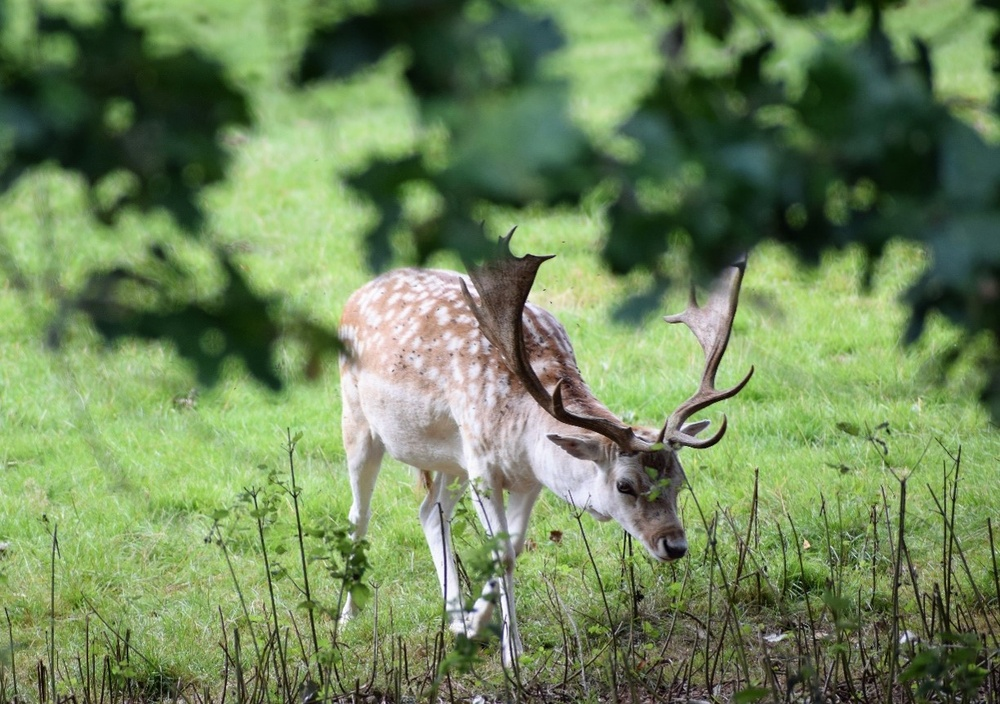
#> input picture Tutorials/Week-2/sample_img.jpg, 1000 x 704 px, shrunk from 1224 x 862 before the run, found by its file name
$ python imv_wk2.py
#> lines starting #> are read from the running program, lines starting #| are printed output that depends on the picture
# -*- coding: utf-8 -*-
"""Tutorial_Two.ipynb

Automatically generated by Colaboratory.

Original file is located at
    https://colab.research.google.com/drive/1ov6umi-j15xz_vYT1GQL8LlSkCEaswUp

# Import the matplotlib package

* Can be used to creating static, animated, and interactive visualisations in Python
* plotting in a MATLAB style
"""

import matplotlib.pyplot as plt
import numpy as np

"""# Plotting"""

x = [-2, -1, 0, 1, 2]
y = [10, 100, 200, 500, 1000]
# plt.plot(x, y)
#plt.show()

"""* Add labels"""

# [4 lines of commented-out code are left out]

"""* Change colour/marker and specify axes"""

# [5 lines of commented-out code are left out]

"""* Scatter plot"""

x = np.arange(10)
y = np.arange(10)
c = np.arange(10)
s = np.arange(1, 20, 2)

# plt.scatter(x=x, y=y, c=c, s=s)
#plt.show()

"""* Bar chart and subplots"""

# [9 lines of commented-out code are left out]

"""# Read in an image

* using matplotlib
"""

import matplotlib.image as mpimg
img = mpimg.imread('Tutorials/Week-2/sample_img.jpg')
#> img is the input picture: shape (704, 1000, 3); mean R, G, B 111.7, 134.2, 90.5
# plt.imshow(img)
#plt.show()

"""* using OpenCV"""

import cv2
img = cv2.imread('Tutorials/Week-2/sample_img.jpg')
# [6 lines of commented-out code are left out]

"""* Try to fix this problem yourself"""

image_rgb = cv2.cvtColor(img, cv2.COLOR_BGR2RGB)
# plt.imshow(image_rgb) # note that the colour is not displayed correctly, why?
# plt.show()
# OpenCV uses BGR instead of RGB!
# How to fix it?

"""* using the Python Imaging Library (PIL)"""

# [4 lines of commented-out code are left out]

"""* cropping"""

# img_cropped = image_rgb[0:100, 50:300, :]
# plt.imshow(img_cropped)

"""* RGB to Grey (recall lecture 2)"""

img_grey = image_rgb[:, :, 0]*0.2989 + image_rgb[:, :, 1]*0.5870 + image_rgb[:, :, 2]*0.1140
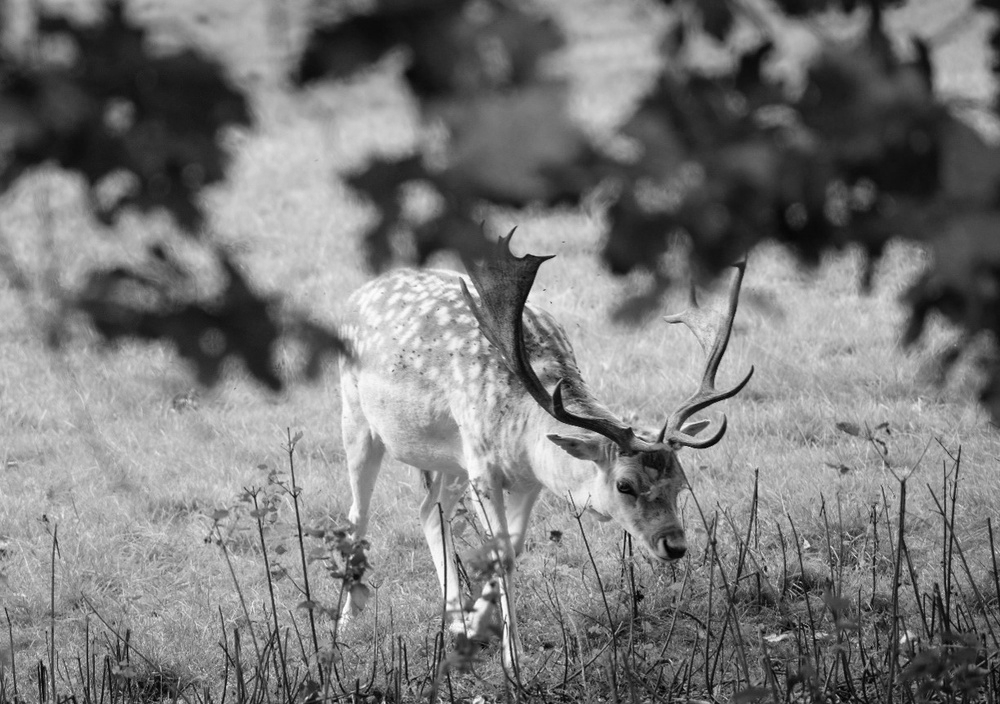
#> img_grey: shape (704, 1000) float64; min 0.228, max 254.7, mean 122.5
img_grey = img_grey.astype(np.uint8)
cv2.imshow('image', img_grey)  # this cannot be used in Colab
cv2.waitKey(0)
cv2.destroyAllWindows()


plt.imshow(img_grey, cmap='gray')  # using the gray colour space
plt.show()


"""# Explore other methods for image cropping and colour-greyscale conversion enabled by different python packages yourself"""
